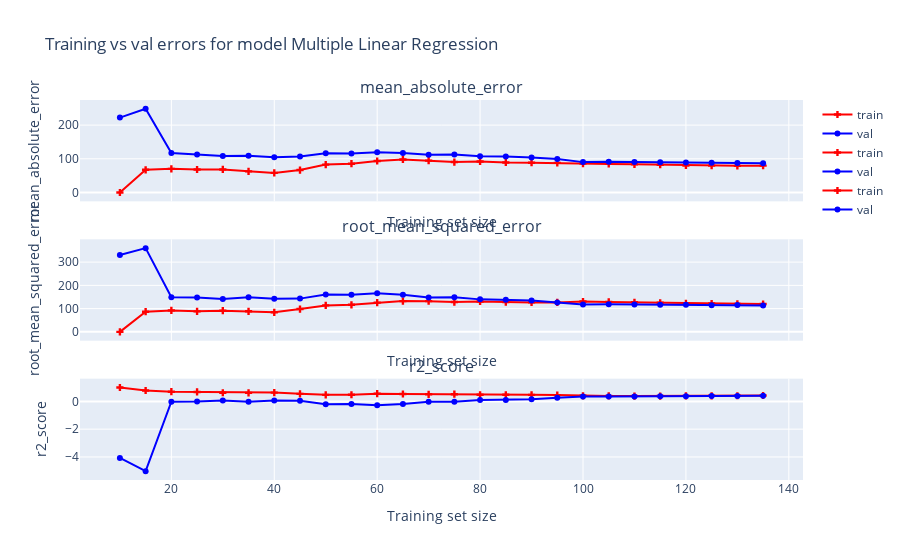
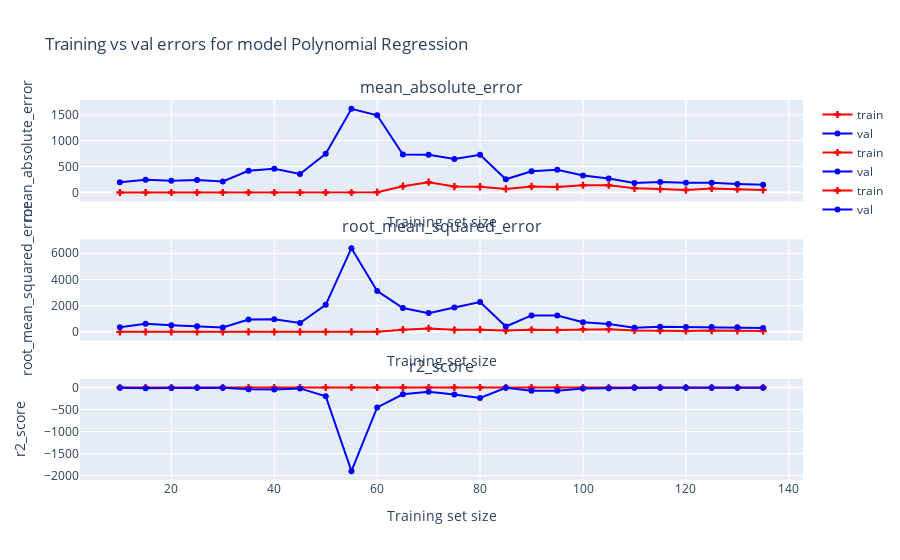
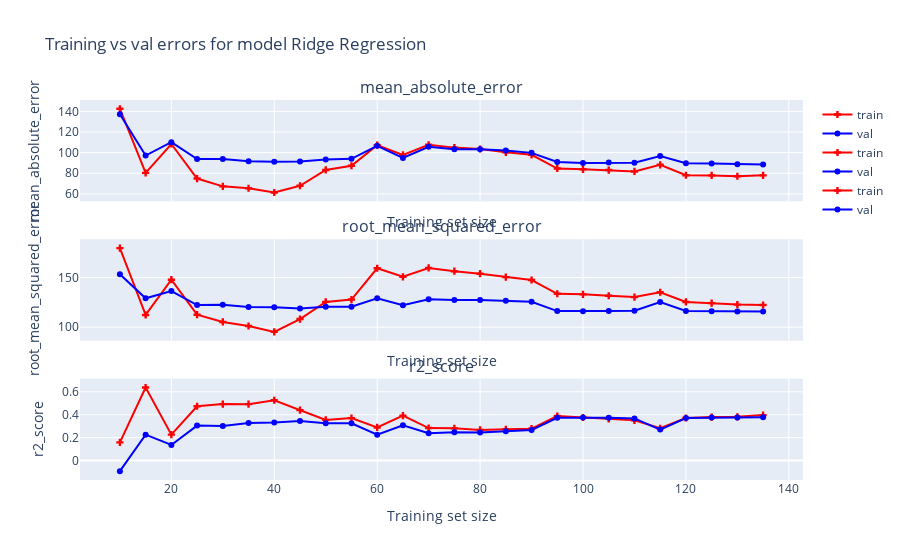
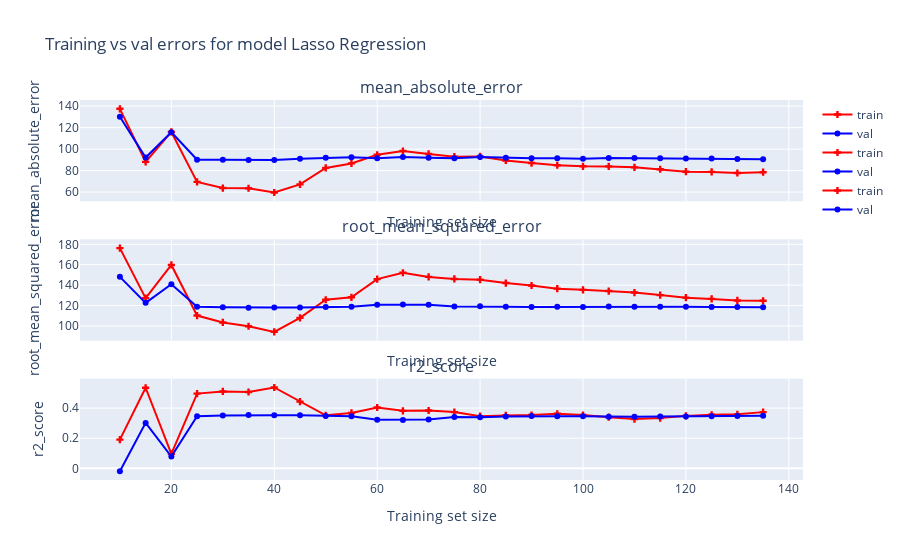

These figures' notebook cell, in order:
### Code cell
# Select features for training and create X and y
features = [
    "population",
    "score",
    "critical flag",
    "sidewalk dimensions (area)",
    "roadway dimensions (area)",
    "approved for sidewalk seating",
    "approved for roadway seating",
    "qualify alcohol",
    "total_number_restaurants"
]

# Create dataset
X_train, X_val, y_train, y_val = create_dataset(features)

# Train model(s)
models = train_models(
    [
        "Multiple Linear Regression",
        "Polynomial Regression",
        "Ridge Regression",
        "Lasso Regression",
    ],
    X_train,
    y_train,
    poly_degree=2,
    poly_include_bias=True,
    ridge_cv_fold=5,
    lasso_cv_fold=5
)

# Evaluate model
metric_select = ['mean_absolute_error', 'root_mean_squared_error', 'r2_score']
evaluate_models(models, metric_select, X_train, X_val, y_train, y_val)

### Figure 1 — Plotly figure (JSON) as saved in the notebook; plotly's stock layout.template omitted (floating-point values rounded to 4 significant figures)
{"data": [{"marker": {"color": "red", "symbol": "cross"}, "mode": "lines+markers", "name": "train", "type": "scatter", "x": [10, 15, 20, 25, 30, 35, 40, 45, 50, 55, 60, 65, 70, 75, 80, 85, 90, 95, 100, 105, 110, 115, 120, 125, 130, 135], "xaxis": "x", "y": [5.359e-12, 67.41, 70.24, 68.22, 68.49, 62.62, 58.24, 66.59, 82.77, 85.49, 93.49, 98.12, 94.57, 90.33, 92.21, 89.16, 88.36, 87.88, 85.95, 84.95, 83.57, 82.33, 80.15, 79.89, 79.08, 79.7], "yaxis": "y"}, {"marker": {"color": "blue"}, "mode": "lines+markers", "name": "val", "type": "scatter", "x": [10, 15, 20, 25, 30, 35, 40, 45, 50, 55, 60, 65, 70, 75, 80, 85, 90, 95, 100, 105, 110, 115, 120, 125, 130, 135], "xaxis": "x", "y": [222.3, 248.3, 117.4, 112.7, 108.3, 108.8, 104.3, 107.0, 116.7, 115.8, 119.4, 117.6, 112.1, 112.4, 107.4, 107.0, 104.2, 99.1, 90.19, 91.16, 90.36, 89.8, 89.37, 88.39, 87.87, 86.89], "yaxis": "y"}, {"marker": {"color": "red", "symbol": "cross"}, "mode": "lines+markers", "name": "train", "type": "scatter", "x": [10, 15, 20, 25, 30, 35, 40, 45, 50, 55, 60, 65, 70, 75, 80, 85, 90, 95, 100, 105, 110, 115, 120, 125, 130, 135], "xaxis": "x2", "y": [8.067e-12, 86.63, 92.33, 88.18, 90.99, 88.34, 84.07, 97.99, 113.8, 116.4, 125.9, 132.3, 132.1, 128.2, 130.6, 128.2, 126.7, 126.7, 130.3, 128.8, 127.1, 125.2, 122.9, 121.8, 120.4, 119.8], "yaxis": "y2"}, {"marker": {"color": "blue"}, "mode": "lines+markers", "name": "val", "type": "scatter", "x": [10, 15, 20, 25, 30, 35, 40, 45, 50, 55, 60, 65, 70, 75, 80, 85, 90, 95, 100, 105, 110, 115, 120, 125, 130, 135], "xaxis": "x2", "y": [330.4, 360.1, 148.5, 147.4, 141.3, 148.7, 142.6, 143.0, 160.6, 160.0, 166.4, 159.8, 148.3, 148.4, 139.7, 138.6, 134.6, 126.5, 117.4, 118.2, 117.9, 116.8, 116.5, 114.9, 115.0, 113.8], "yaxis": "y2"}, {"marker": {"color": "red", "symbol": "cross"}, "mode": "lines+markers", "name": "train", "type": "scatter", "x": [10, 15, 20, 25, 30, 35, 40, 45, 50, 55, 60, 65, 70, 75, 80, 85, 90, 95, 100, 105, 110, 115, 120, 125, 130, 135], "xaxis": "x3", "y": [1, 0.7844, 0.6983, 0.6772, 0.621, 0.6128, 0.631, 0.5406, 0.4693, 0.4778, 0.5567, 0.5325, 0.5096, 0.5175, 0.4723, 0.4722, 0.4683, 0.4513, 0.4018, 0.3919, 0.3831, 0.3837, 0.3965, 0.4029, 0.4049, 0.4215], "yaxis": "y3"}, {"marker": {"color": "blue"}, "mode": "lines+markers", "name": "val", "type": "scatter", "x": [10, 15, 20, 25, 30, 35, 40, 45, 50, 55, 60, 65, 70, 75, 80, 85, 90, 95, 100, 105, 110, 115, 120, 125, 130, 135], "xaxis": "x3", "y": [-4.07, -5.024, -0.02505, -0.009611, 0.07211, -0.02679, 0.05527, 0.04989, -0.1978, -0.189, -0.2855, -0.1867, -0.02178, -0.02268, 0.09298, 0.1079, 0.1582, 0.2569, 0.36, 0.3505, 0.3545, 0.3658, 0.3692, 0.3867, 0.3855, 0.3982], "yaxis": "y3"}], "layout": {"annotations": [{"font": {"size": 16}, "showarrow": false, "text": "mean_absolute_error", "x": 0.5, "xanchor": "center", "xref": "paper", "y": 1, "yanchor": "bottom", "yref": "paper"}, {"font": {"size": 16}, "showarrow": false, "text": "root_mean_squared_error", "x": 0.5, "xanchor": "center", "xref": "paper", "y": 0.6333, "yanchor": "bottom", "yref": "paper"}, {"font": {"size": 16}, "showarrow": false, "text": "r2_score", "x": 0.5, "xanchor": "center", "xref": "paper", "y": 0.2667, "yanchor": "bottom", "yref": "paper"}], "title": {"text": "Training vs val errors for model Multiple Linear Regression"}, "xaxis": {"anchor": "y", "domain": [0, 1], "matches": "x3", "showticklabels": false, "title": {"text": "Training set size"}}, "xaxis2": {"anchor": "y2", "domain": [0, 1], "matches": "x3", "showticklabels": false, "title": {"text": "Training set size"}}, "xaxis3": {"anchor": "y3", "domain": [0, 1], "title": {"text": "Training set size"}}, "yaxis": {"anchor": "x", "domain": [0.7333, 1], "title": {"text": "mean_absolute_error"}}, "yaxis2": {"anchor": "x2", "domain": [0.3667, 0.6333], "title": {"text": "root_mean_squared_error"}}, "yaxis3": {"anchor": "x3", "domain": [0, 0.2667], "title": {"text": "r2_score"}}}}

### Figure 2 — Plotly figure (JSON) as saved in the notebook; plotly's stock layout.template omitted (floating-point values rounded to 4 significant figures)
{"data": [{"marker": {"color": "red", "symbol": "cross"}, "mode": "lines+markers", "name": "train", "type": "scatter", "x": [10, 15, 20, 25, 30, 35, 40, 45, 50, 55, 60, 65, 70, 75, 80, 85, 90, 95, 100, 105, 110, 115, 120, 125, 130, 135], "xaxis": "x", "y": [4.86e-13, 4.112e-13, 6.324e-13, 1.287e-12, 1.828e-12, 2.418e-12, 2.846e-12, 1.271e-11, 1.767e-11, 5.694e-11, 5.838, 122.2, 199.6, 115.0, 112.0, 69.08, 116.7, 107.9, 140.2, 141.5, 81.39, 65.88, 47.45, 79.51, 63.42, 50.15], "yaxis": "y"}, {"marker": {"color": "blue"}, "mode": "lines+markers", "name": "val", "type": "scatter", "x": [10, 15, 20, 25, 30, 35, 40, 45, 50, 55, 60, 65, 70, 75, 80, 85, 90, 95, 100, 105, 110, 115, 120, 125, 130, 135], "xaxis": "x", "y": [200.3, 245.7, 229.0, 240.3, 212.9, 420.7, 459.4, 357.2, 749.0, 1615.0, 1491.0, 731.9, 730.8, 644.8, 728.9, 255.6, 408.6, 438.7, 328.2, 270.6, 182.0, 203.7, 189.7, 187.6, 165.9, 149.0], "yaxis": "y"}, {"marker": {"color": "red", "symbol": "cross"}, "mode": "lines+markers", "name": "train", "type": "scatter", "x": [10, 15, 20, 25, 30, 35, 40, 45, 50, 55, 60, 65, 70, 75, 80, 85, 90, 95, 100, 105, 110, 115, 120, 125, 130, 135], "xaxis": "x2", "y": [6.907e-13, 5.186e-13, 1.014e-12, 1.855e-12, 3.17e-12, 3.415e-12, 3.448e-12, 1.725e-11, 2.738e-11, 7.074e-11, 9.694, 163.1, 258.0, 154.2, 163.3, 98.72, 158.6, 142.6, 197.4, 203.1, 109.0, 83.96, 65.42, 100.8, 78.9, 68.17], "yaxis": "y2"}, {"marker": {"color": "blue"}, "mode": "lines+markers", "name": "val", "type": "scatter", "x": [10, 15, 20, 25, 30, 35, 40, 45, 50, 55, 60, 65, 70, 75, 80, 85, 90, 95, 100, 105, 110, 115, 120, 125, 130, 135], "xaxis": "x2", "y": [358.9, 613.8, 506.6, 426.3, 334.4, 934.5, 970.2, 674.3, 2065.0, 6392.0, 3123.0, 1822.0, 1430.0, 1860.0, 2270.0, 406.4, 1253.0, 1255.0, 739.5, 606.4, 311.0, 387.9, 377.1, 366.2, 346.6, 298.8], "yaxis": "y2"}, {"marker": {"color": "red", "symbol": "cross"}, "mode": "lines+markers", "name": "train", "type": "scatter", "x": [10, 15, 20, 25, 30, 35, 40, 45, 50, 55, 60, 65, 70, 75, 80, 85, 90, 95, 100, 105, 110, 115, 120, 125, 130, 135], "xaxis": "x3", "y": [1, 1, 1, 1, 1, 1, 1, 1, 1, 1, 0.9974, 0.2891, -0.8697, 0.3019, 0.1747, 0.6869, 0.1659, 0.3048, -0.3737, -0.5133, 0.5462, 0.723, 0.829, 0.5906, 0.7443, 0.8127], "yaxis": "y3"}, {"marker": {"color": "blue"}, "mode": "lines+markers", "name": "val", "type": "scatter", "x": [10, 15, 20, 25, 30, 35, 40, 45, 50, 55, 60, 65, 70, 75, 80, 85, 90, 95, 100, 105, 110, 115, 120, 125, 130, 135], "xaxis": "x3", "y": [-4.984, -16.5, -10.92, -7.44, -4.196, -39.57, -42.73, -20.13, -197.1, -1897.0, -452.2, -153.1, -93.99, -159.7, -238.3, -6.672, -71.98, -72.21, -24.4, -16.08, -3.493, -5.991, -5.606, -5.228, -4.58, -3.148], "yaxis": "y3"}], "layout": {"annotations": [{"font": {"size": 16}, "showarrow": false, "text": "mean_absolute_error", "x": 0.5, "xanchor": "center", "xref": "paper", "y": 1, "yanchor": "bottom", "yref": "paper"}, {"font": {"size": 16}, "showarrow": false, "text": "root_mean_squared_error", "x": 0.5, "xanchor": "center", "xref": "paper", "y": 0.6333, "yanchor": "bottom", "yref": "paper"}, {"font": {"size": 16}, "showarrow": false, "text": "r2_score", "x": 0.5, "xanchor": "center", "xref": "paper", "y": 0.2667, "yanchor": "bottom", "yref": "paper"}], "title": {"text": "Training vs val errors for model Polynomial Regression"}, "xaxis": {"anchor": "y", "domain": [0, 1], "matches": "x3", "showticklabels": false, "title": {"text": "Training set size"}}, "xaxis2": {"anchor": "y2", "domain": [0, 1], "matches": "x3", "showticklabels": false, "title": {"text": "Training set size"}}, "xaxis3": {"anchor": "y3", "domain": [0, 1], "title": {"text": "Training set size"}}, "yaxis": {"anchor": "x", "domain": [0.7333, 1], "title": {"text": "mean_absolute_error"}}, "yaxis2": {"anchor": "x2", "domain": [0.3667, 0.6333], "title": {"text": "root_mean_squared_error"}}, "yaxis3": {"anchor": "x3", "domain": [0, 0.2667], "title": {"text": "r2_score"}}}}

### Figure 3 — Plotly figure (JSON) as saved in the notebook; plotly's stock layout.template omitted (floating-point values rounded to 4 significant figures)
{"data": [{"marker": {"color": "red", "symbol": "cross"}, "mode": "lines+markers", "name": "train", "type": "scatter", "x": [10, 15, 20, 25, 30, 35, 40, 45, 50, 55, 60, 65, 70, 75, 80, 85, 90, 95, 100, 105, 110, 115, 120, 125, 130, 135], "xaxis": "x", "y": [142.5, 80.39, 108.4, 74.86, 67.28, 65.45, 61.32, 67.89, 83.2, 87.3, 107.2, 97.87, 107.6, 104.9, 103.5, 100.3, 97.91, 84.59, 83.83, 83.13, 81.76, 88.21, 78.06, 77.94, 77.1, 77.97], "yaxis": "y"}, {"marker": {"color": "blue"}, "mode": "lines+markers", "name": "val", "type": "scatter", "x": [10, 15, 20, 25, 30, 35, 40, 45, 50, 55, 60, 65, 70, 75, 80, 85, 90, 95, 100, 105, 110, 115, 120, 125, 130, 135], "xaxis": "x", "y": [137.3, 97.19, 110.2, 93.71, 93.73, 91.64, 91.25, 91.29, 93.23, 93.95, 106.6, 94.8, 105.6, 103.3, 103.2, 102.0, 99.78, 90.9, 89.91, 90.42, 90.2, 96.81, 89.69, 89.46, 88.78, 88.57], "yaxis": "y"}, {"marker": {"color": "red", "symbol": "cross"}, "mode": "lines+markers", "name": "train", "type": "scatter", "x": [10, 15, 20, 25, 30, 35, 40, 45, 50, 55, 60, 65, 70, 75, 80, 85, 90, 95, 100, 105, 110, 115, 120, 125, 130, 135], "xaxis": "x2", "y": [179.6, 112.3, 147.8, 112.5, 105.2, 101.2, 95.26, 108.2, 125.4, 127.8, 159.4, 150.8, 159.7, 156.4, 153.9, 150.4, 147.5, 133.7, 133.1, 131.7, 130.3, 135.2, 125.4, 124.2, 122.7, 122.3], "yaxis": "y2"}, {"marker": {"color": "blue"}, "mode": "lines+markers", "name": "val", "type": "scatter", "x": [10, 15, 20, 25, 30, 35, 40, 45, 50, 55, 60, 65, 70, 75, 80, 85, 90, 95, 100, 105, 110, 115, 120, 125, 130, 135], "xaxis": "x2", "y": [153.4, 129.1, 136.4, 122.3, 122.6, 120.3, 119.9, 118.8, 120.5, 120.5, 129.1, 122.1, 128.0, 127.3, 127.4, 126.6, 125.6, 116.2, 115.9, 116.2, 116.6, 125.3, 116.3, 115.9, 115.9, 115.8], "yaxis": "y2"}, {"marker": {"color": "red", "symbol": "cross"}, "mode": "lines+markers", "name": "train", "type": "scatter", "x": [10, 15, 20, 25, 30, 35, 40, 45, 50, 55, 60, 65, 70, 75, 80, 85, 90, 95, 100, 105, 110, 115, 120, 125, 130, 135], "xaxis": "x3", "y": [0.1592, 0.6378, 0.2265, 0.4743, 0.493, 0.4923, 0.5263, 0.4401, 0.3548, 0.3707, 0.289, 0.3927, 0.2837, 0.2814, 0.2674, 0.273, 0.2786, 0.3891, 0.376, 0.364, 0.3515, 0.2823, 0.3716, 0.3792, 0.3817, 0.3968], "yaxis": "y3"}, {"marker": {"color": "blue"}, "mode": "lines+markers", "name": "val", "type": "scatter", "x": [10, 15, 20, 25, 30, 35, 40, 45, 50, 55, 60, 65, 70, 75, 80, 85, 90, 95, 100, 105, 110, 115, 120, 125, 130, 135], "xaxis": "x3", "y": [-0.09258, 0.2259, 0.1363, 0.3052, 0.3017, 0.3278, 0.3318, 0.3448, 0.3256, 0.3251, 0.2263, 0.3076, 0.2383, 0.2476, 0.2457, 0.2551, 0.267, 0.3728, 0.3756, 0.373, 0.3679, 0.2704, 0.3714, 0.376, 0.3764, 0.3775], "yaxis": "y3"}], "layout": {"annotations": [{"font": {"size": 16}, "showarrow": false, "text": "mean_absolute_error", "x": 0.5, "xanchor": "center", "xref": "paper", "y": 1, "yanchor": "bottom", "yref": "paper"}, {"font": {"size": 16}, "showarrow": false, "text": "root_mean_squared_error", "x": 0.5, "xanchor": "center", "xref": "paper", "y": 0.6333, "yanchor": "bottom", "yref": "paper"}, {"font": {"size": 16}, "showarrow": false, "text": "r2_score", "x": 0.5, "xanchor": "center", "xref": "paper", "y": 0.2667, "yanchor": "bottom", "yref": "paper"}], "title": {"text": "Training vs val errors for model Ridge Regression"}, "xaxis": {"anchor": "y", "domain": [0, 1], "matches": "x3", "showticklabels": false, "title": {"text": "Training set size"}}, "xaxis2": {"anchor": "y2", "domain": [0, 1], "matches": "x3", "showticklabels": false, "title": {"text": "Training set size"}}, "xaxis3": {"anchor": "y3", "domain": [0, 1], "title": {"text": "Training set size"}}, "yaxis": {"anchor": "x", "domain": [0.7333, 1], "title": {"text": "mean_absolute_error"}}, "yaxis2": {"anchor": "x2", "domain": [0.3667, 0.6333], "title": {"text": "root_mean_squared_error"}}, "yaxis3": {"anchor": "x3", "domain": [0, 0.2667], "title": {"text": "r2_score"}}}}

### Figure 4 — Plotly figure (JSON) as saved in the notebook; plotly's stock layout.template omitted (floating-point values rounded to 4 significant figures)
{"data": [{"marker": {"color": "red", "symbol": "cross"}, "mode": "lines+markers", "name": "train", "type": "scatter", "x": [10, 15, 20, 25, 30, 35, 40, 45, 50, 55, 60, 65, 70, 75, 80, 85, 90, 95, 100, 105, 110, 115, 120, 125, 130, 135], "xaxis": "x", "y": [137.5, 88.1, 116.0, 69.51, 63.74, 63.58, 59.59, 67.2, 82.5, 86.68, 94.74, 98.23, 95.49, 92.98, 93.19, 89.44, 87.02, 85.0, 84.02, 83.91, 83.01, 81.26, 78.95, 78.81, 77.76, 78.52], "yaxis": "y"}, {"marker": {"color": "blue"}, "mode": "lines+markers", "name": "val", "type": "scatter", "x": [10, 15, 20, 25, 30, 35, 40, 45, 50, 55, 60, 65, 70, 75, 80, 85, 90, 95, 100, 105, 110, 115, 120, 125, 130, 135], "xaxis": "x", "y": [130.1, 92.13, 115.7, 90.07, 90.19, 89.85, 89.81, 91.03, 92.0, 92.48, 91.56, 92.77, 92.06, 91.38, 92.63, 91.97, 91.46, 91.52, 91.07, 91.81, 91.65, 91.56, 91.35, 91.23, 90.74, 90.49], "yaxis": "y"}, {"marker": {"color": "red", "symbol": "cross"}, "mode": "lines+markers", "name": "train", "type": "scatter", "x": [10, 15, 20, 25, 30, 35, 40, 45, 50, 55, 60, 65, 70, 75, 80, 85, 90, 95, 100, 105, 110, 115, 120, 125, 130, 135], "xaxis": "x2", "y": [176.3, 127.2, 159.8, 110.1, 103.4, 99.69, 94.19, 107.9, 125.7, 128.1, 145.9, 152.1, 148.1, 146.0, 145.4, 142.1, 139.6, 136.5, 135.4, 134.2, 132.7, 130.2, 127.7, 126.5, 125.0, 124.7], "yaxis": "y2"}, {"marker": {"color": "blue"}, "mode": "lines+markers", "name": "val", "type": "scatter", "x": [10, 15, 20, 25, 30, 35, 40, 45, 50, 55, 60, 65, 70, 75, 80, 85, 90, 95, 100, 105, 110, 115, 120, 125, 130, 135], "xaxis": "x2", "y": [148.1, 122.6, 140.9, 118.7, 118.2, 117.9, 118.0, 118.1, 118.5, 118.7, 120.7, 120.9, 120.6, 119.1, 119.2, 118.8, 118.6, 118.7, 118.6, 119.0, 118.9, 118.8, 118.7, 118.7, 118.5, 118.4], "yaxis": "y2"}, {"marker": {"color": "red", "symbol": "cross"}, "mode": "lines+markers", "name": "train", "type": "scatter", "x": [10, 15, 20, 25, 30, 35, 40, 45, 50, 55, 60, 65, 70, 75, 80, 85, 90, 95, 100, 105, 110, 115, 120, 125, 130, 135], "xaxis": "x3", "y": [0.1906, 0.535, 0.09634, 0.4964, 0.5105, 0.5069, 0.5369, 0.443, 0.3524, 0.3679, 0.4041, 0.3817, 0.3842, 0.3734, 0.3463, 0.3516, 0.3537, 0.3625, 0.3541, 0.3396, 0.3269, 0.3336, 0.3483, 0.3557, 0.3586, 0.3732], "yaxis": "y3"}, {"marker": {"color": "blue"}, "mode": "lines+markers", "name": "val", "type": "scatter", "x": [10, 15, 20, 25, 30, 35, 40, 45, 50, 55, 60, 65, 70, 75, 80, 85, 90, 95, 100, 105, 110, 115, 120, 125, 130, 135], "xaxis": "x3", "y": [-0.01894, 0.3017, 0.0778, 0.3455, 0.3505, 0.3541, 0.3531, 0.3519, 0.3478, 0.3451, 0.3227, 0.3208, 0.3238, 0.3415, 0.34, 0.344, 0.3469, 0.3456, 0.3466, 0.3424, 0.3431, 0.3438, 0.345, 0.346, 0.3476, 0.3491], "yaxis": "y3"}], "layout": {"annotations": [{"font": {"size": 16}, "showarrow": false, "text": "mean_absolute_error", "x": 0.5, "xanchor": "center", "xref": "paper", "y": 1, "yanchor": "bottom", "yref": "paper"}, {"font": {"size": 16}, "showarrow": false, "text": "root_mean_squared_error", "x": 0.5, "xanchor": "center", "xref": "paper", "y": 0.6333, "yanchor": "bottom", "yref": "paper"}, {"font": {"size": 16}, "showarrow": false, "text": "r2_score", "x": 0.5, "xanchor": "center", "xref": "paper", "y": 0.2667, "yanchor": "bottom", "yref": "paper"}], "title": {"text": "Training vs val errors for model Lasso Regression"}, "xaxis": {"anchor": "y", "domain": [0, 1], "matches": "x3", "showticklabels": false, "title": {"text": "Training set size"}}, "xaxis2": {"anchor": "y2", "domain": [0, 1], "matches": "x3", "showticklabels": false, "title": {"text": "Training set size"}}, "xaxis3": {"anchor": "y3", "domain": [0, 1], "title": {"text": "Training set size"}}, "yaxis": {"anchor": "x", "domain": [0.7333, 1], "title": {"text": "mean_absolute_error"}}, "yaxis2": {"anchor": "x2", "domain": [0.3667, 0.6333], "title": {"text": "root_mean_squared_error"}}, "yaxis3": {"anchor": "x3", "domain": [0, 0.2667], "title": {"text": "r2_score"}}}}
